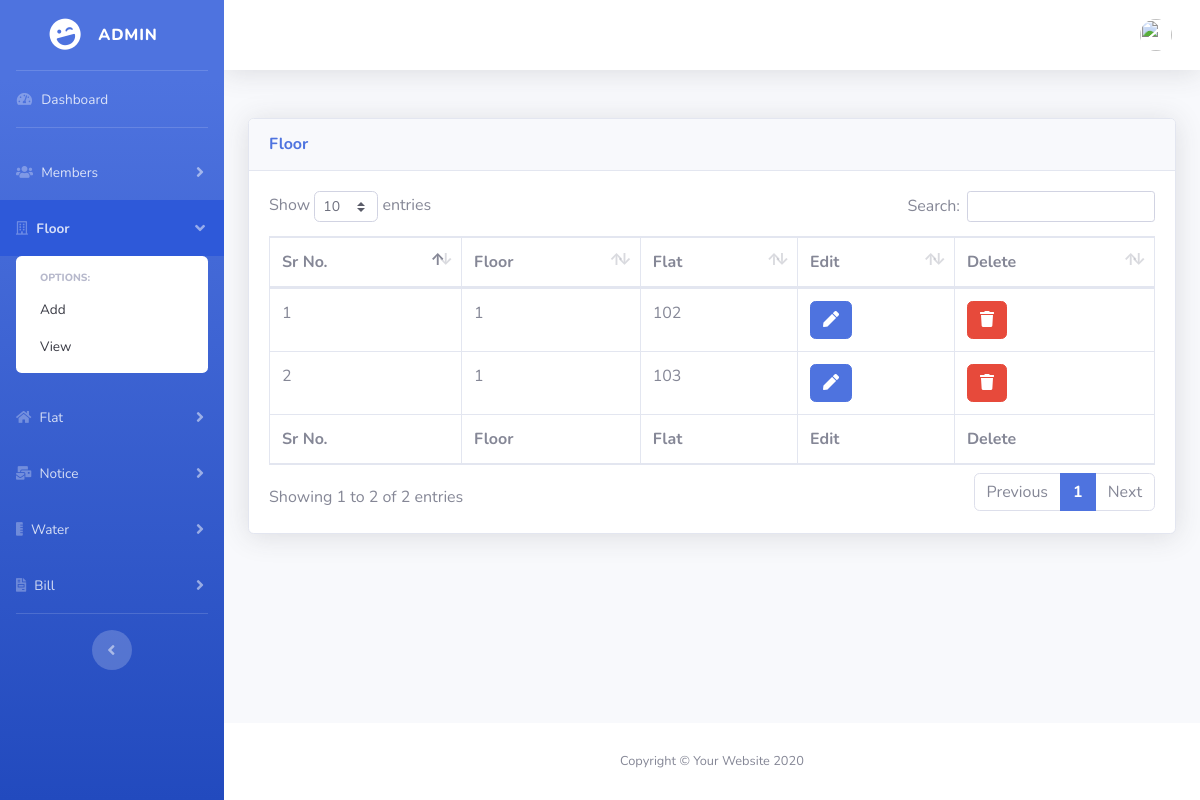
Page /admin/floor.php (signed in) on the earlier database version.
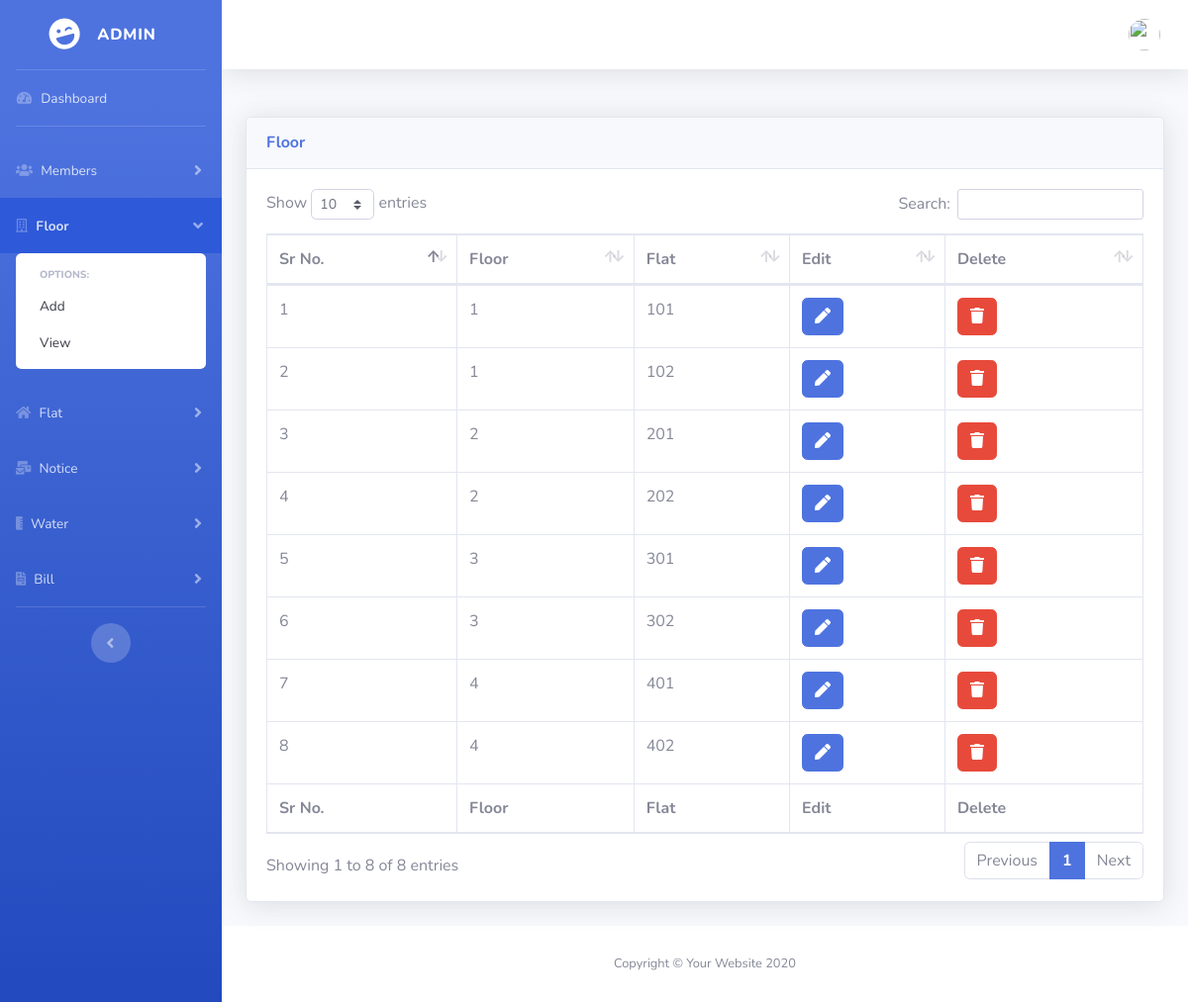
Same page on the later database version.
### tables this page shows
CREATE TABLE `building` (
  `id` int(11) NOT NULL,
  `floor_no` int(11) NOT NULL,
  `flat_no` int(11) NOT NULL,
  `created_at` datetime NOT NULL,
  `updated_at` datetime NOT NULL
);

### admin/classes/Database.php (called while the page is built, shortened)
<?php
    class Database{
        private $host;
        private $username;
        private $password;
        private $database;
        private $connection;
        public function __construct(){
            $this->host = "localhost";
            $this->username = "root";
            $this->password = "";
            $this->database = "societymanagement";
        }
        public function connectDB(){
            $this->connection = new mysqli($this->host, $this->username, $this->password);
            $db_selected = $this->connection->select_db($this->database);
        }
        public function getConnection(){
            return $this->connection;
        }
    }
    $database = new Database();
?>

### admin/classes/Session.php (called while the page is built, shortened)
<?php
class Session {
    public static function isSessionStart(){
        if(isset($_SESSION['login'])){
            return true;
        } else{
            return false;
        }
    }
}

### admin/classes/Floor.php (called while the page is built, shortened)
<?php
    include_once("Database.php");
    include_once("Session.php");
    class Floor{
        private $connection;
        public function __construct(){
            global $database;
            $this->connection = $database->getConnection();
        }
        public function readAllFloor(){
            $result_set = $this->connection->query("SELECT * FROM building");
            return $result_set;
        }
    }
?>

### admin/includes/floor/view-floor.php (the view, shortened to what this page needs)
<?php
    $floor = new Floor();
?>
<div class="card shadow mb-4">
    <div class="card-header py-3">
        <h6 class="m-0 font-weight-bold text-primary">Floor</h6> </div>
    <div class="card-body">
        <div class="table-responsive">
            <table class="table table-bordered" id="dataTable" width="100%" cellspacing="0">
                <thead>
                    <tr>
                        <th>Sr No.</th>
                        <th>Floor</th>
                        <th>Flat</th>
                        <?php
                            if($user_role == 'admin'){
                        ?>
                        <th>Edit</th>
                        <th>Delete</th>
                        <?php
                            }
                        ?>
                    </tr>
                </thead>
                <tfoot>
                    <tr>
                        <th>Sr No.</th>
                        <th>Floor</th>
                        <th>Flat</th>
                        <?php
                            if($user_role == 'admin'){
                        ?>
                        <th>Edit</th>
                        <th>Delete</th>
                        <?php
                            }
                        ?>
                    </tr>
                </tfoot>
                 <tbody>
                  <?php
                        $id = 0;
                        $allFloors = $floor->readAllFloor();
                        while($row = mysqli_fetch_assoc($allFloors)){
                            $id = $id+1;
                            $floor_id = $row['id'];
                            $floor_no = $row['floor_no'];
                            $flat_no = $row['flat_no'];
                            echo "<tr>";
                            echo "<td>$id</td>";
                            echo "<td>$floor_no</td>";
                            echo "<td>$flat_no</td>";
                            if($user_role == 'admin'){
                                echo "<td><a href='floor.php?source=edit_floor&fid=$floor_id' class='btn btn-primary'><span class='fa fa-pen'></span></a></td> ";
                                echo "<td><button type='button' class='btn btn-danger delete-floor' data-floor-id='$floor_id'> <span class='fa fa-trash'></span></button></td>";
                            }
                            echo "</tr>";
                        }
                    ?>
                </tbody>
            </table>
        </div>
    </div>
</div>

### admin/floor.php (shortened to what this page needs)
<!DOCTYPE html>
<html lang="en">
<?php
    $source = "Floor";
    include_once("includes/header.php");
    include_once("classes/User.php");
    include_once("classes/Floor.php");
    $user_role = $_SESSION['member_role'];
    if($user_role == 'admin'){
?>
<body id="page-top">
        <div id="wrapper">
            <?php
                include_once("includes/sidebar.php")
            ?>
                <div id="content-wrapper" class="d-flex flex-column">
                    <div id="content">
                        <?php
                         include_once("includes/navbar.php")
                        ?>
                            <div class="container-fluid">
                                <?php
                                    $source = "";
                                    switch($source){
                                        default:
                                        include_once("includes/floor/view-floor.php");
                                        break;
                                    }
                                ?>
                            </div>
                    </div>
                    <footer class="sticky-footer bg-white">
                        <div class="container my-auto">
                            <div class="copyright text-center my-auto"> <span>Copyright &copy; Your Website 2020</span> </div>
                        </div>
                    </footer>
                </div>
        </div>
    </body>
    <?php
    }
    else{
        echo "<h1>You are not allowed to view this part</h1><a href='logout.php'>back</a>";
    }
    ?>
    </body>
</html>

### admin/includes/header.php (shortened to what this page needs)
<head>
    <link href="vendor/fontawesome-free/css/all.min.css" rel="stylesheet" type="text/css">
    <link href="css/sb-admin-2.min.css" rel="stylesheet">
    <link href="vendor/datatables/dataTables.bootstrap4.min.css" rel="stylesheet">
    <link rel="stylesheet" href="vendor/toastr/toastr.min.css">
    <link rel="stylesheet" href="css/styles.css">
</head>

### admin/includes/sidebar.php (shortened to what this page needs)
<?php
include_once('init.php');
?>
<ul class="navbar-nav bg-gradient-primary sidebar sidebar-dark accordion" id="accordionSidebar">
    <a class="sidebar-brand d-flex align-items-center justify-content-center" href="index.php">
        <div class="sidebar-brand-icon rotate-n-15"> <i class="fas fa-laugh-wink"></i> </div>
        <?php
            if($user_role == 'admin'){
        ?>
            <div class="sidebar-brand-text mx-3">Admin</div>
        <?php
            }
                elseif($user_role == 'Society Member'){
        ?>
            <div class="sidebar-brand-text mx-3"><?php echo $user_role; ?></div>
        <?php
                }
        ?>
    </a>
    <hr class="sidebar-divider my-0">
    <li class="nav-item">
        <a class="nav-link <?= $source == 'Dashboard' ? 'active' : ''?>" href="index.php"> <i
                class="fas fa-fw fa-tachometer-alt"></i> <span>Dashboard</span></a>
    </li>
    <hr class="sidebar-divider">
    <li class="nav-item">
        <a class="nav-link <?= $source == 'Member' ? 'active' : 'collapsed'?>" href="#" data-toggle="collapse"
            data-target="#collapseOne" aria-expanded="true" aria-controls="collapseOne"> <i class="fa fa-users"></i>
            <span>
                Members
            </span> </a>
    </li>
    <li class="nav-item">
        <a class="nav-link <?= $source == 'Floor' ? 'active' : 'collapsed'?>" href="#" data-toggle="collapse"
            data-target="#collapseThree" aria-expanded="true" aria-controls="collapseOne"> <i
                class="far fa-building"></i> <span>
                Floor
            </span> </a>
        <div id="collapseThree" class="collapse <?= $source == 'Floor' ? 'show' : ''?>" aria-labelledby="headingTwo"
            data-parent="#accordionSidebar">
            <div class="bg-white py-2 collapse-inner rounded">
                <h6 class="collapse-header">Options:</h6>
                <?php
                            if($user_role == 'admin'){
                    ?>
                <a class="collapse-item <?= $src == 'add_floor' ? 'active-sub' : ''?>"
                    href="floor.php?source=add_floor">Add</a>
                <?php
                    }
                    ?>
                <a class="collapse-item <?= $src == 'view_floor' ? 'active-sub' : ''?>"
                    href="floor.php?source=view_floor">View</a>
            </div>
        </div>
    </li>
    <li class="nav-item">
        <a class="nav-link <?= $source == 'Flat' ? 'active' : 'collapsed'?>" href="#" data-toggle="collapse"
            data-target="#collapseFour" aria-expanded="true" aria-controls="collapseOne"> <i class="fas fa-home"></i>
            <span>
                Flat
            </span> </a>
    </li>
    <li class="nav-item">
        <a class="nav-link <?= $source == 'Notice' ? 'active' : 'collapsed'?>" href="#" data-toggle="collapse"
            data-target="#collapseFive" aria-expanded="true" aria-controls="collapseOne"> <i
                class="fas fa-mail-bulk"></i> <span>
                Notice
            </span> </a>
    </li>
    <li class="nav-item">
        <a class="nav-link <?= $source == 'Water' ? 'active' : 'collapsed'?>" href="#" data-toggle="collapse"
            data-target="#collapseSix" aria-expanded="true" aria-controls="collapseOne"> <i
                class="fas fa-ruler-vertical"></i> <span>
                Water
            </span> </a>
    </li>
    <li class="nav-item">
        <a class="nav-link <?= $source == 'Bill' ? 'active' : 'collapsed'?>" href="#" data-toggle="collapse"
            data-target="#collapseSeven" aria-expanded="true" aria-controls="collapseOne"> <i
                class="fas fa-file-invoice"></i> <span>
                Bill
            </span> </a>
    </li>
    <hr class="sidebar-divider">
    <div class="text-center d-none d-md-inline">
        <button class="rounded-circle border-0" id="sidebarToggle"></button>
    </div>
</ul>

### admin/includes/navbar.php (shortened to what this page needs)
<nav class="navbar navbar-expand navbar-light bg-white topbar mb-4 static-top shadow">
    <ul class="navbar-nav ml-auto">
        <li class="nav-item dropdown no-arrow">
            <a class="nav-link dropdown-toggle" href="#" id="userDropdown" role="button" data-toggle="dropdown" aria-haspopup="true" aria-expanded="false"> <span class="mr-2 d-none d-lg-inline text-gray-600 small"> </span> <img class="img-profile rounded-circle" src="https://source.unsplash.com/QAB-WJcbgJk/60x60"> </a>
        </li>
    </ul>
</nav>

### admin/css/styles.css (style rules this page uses)
.active { font-weight: bolder !important; opacity: 1 !important; background-color: #2E59D9; }

Differences in the rows shown:
removed building: floor_no "1", flat_no "103"
added building: floor_no "1", flat_no "101"
added building: floor_no "2", flat_no "201"
added building: floor_no "2", flat_no "202"
added building: floor_no "3", flat_no "301"
added building: floor_no "3", flat_no "302"
added building: floor_no "4", flat_no "401"
added building: floor_no "4", flat_no "402"
Other differences:
text written by a page script: "Show entries Search: Showing 1 to 2 of 2 entries Previous 1 Next" → "Show entries Search: Showing 1 to 8 of 8 entries Previous 1 Next"
